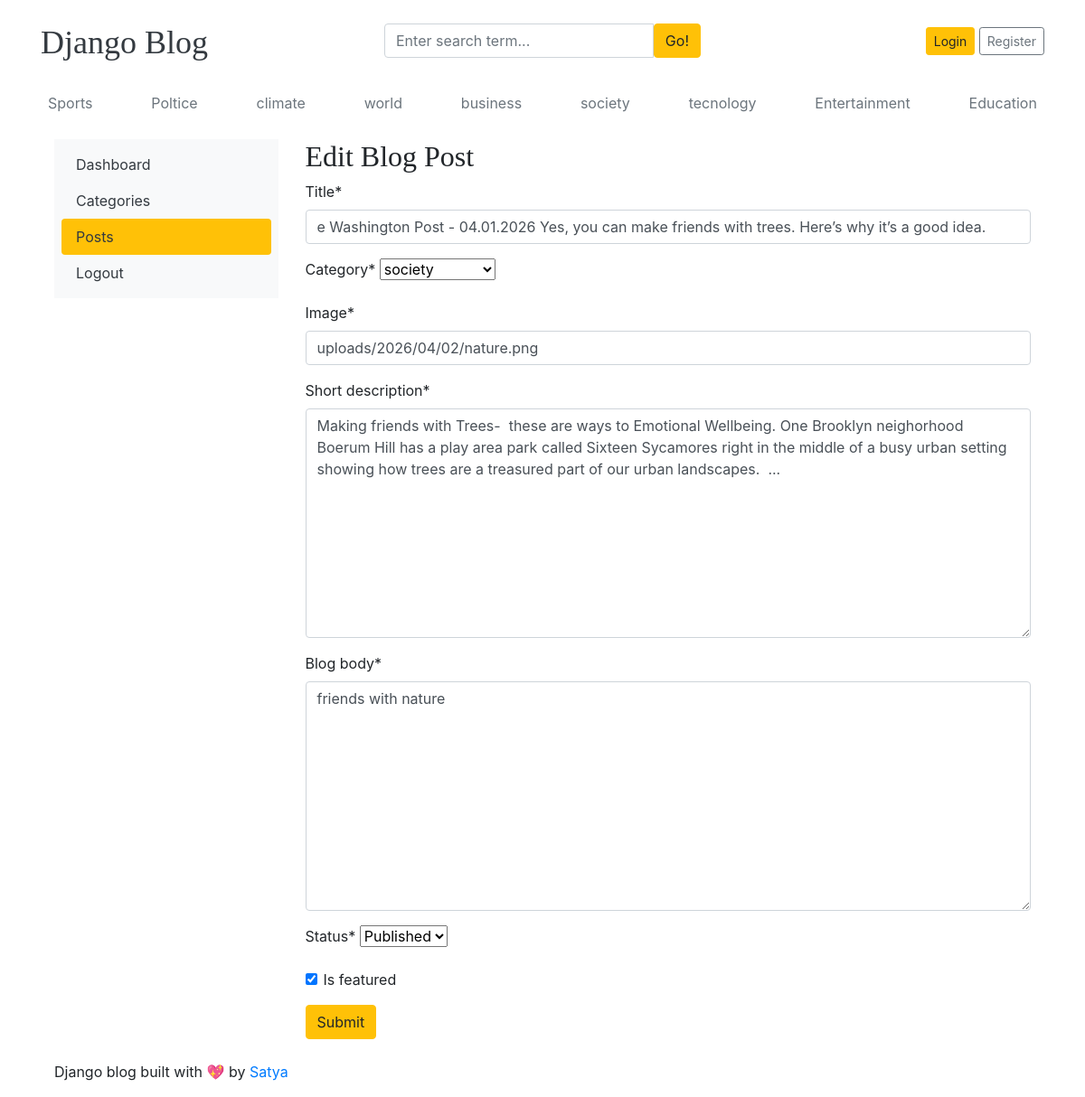
Page /dashboard/posts/edit/6/ on the committed database.
### blogs/models.py (models this page shows, shortened)
class Category(models.Model):
    category_name = models.CharField(max_length=50, unique=True)
    created_at = models.DateTimeField(auto_now_add=True)
    updated_at = models.DateTimeField(auto_now=True)
    class Meta:
        verbose_name_plural = 'categories'
    def __str__(self):
        return self.category_name

class Blog(models.Model):
    title = models.CharField(max_length=100)
    slug = models.SlugField(max_length=150, unique=True, blank=True)
    category = models.ForeignKey(Category, on_delete=models.CASCADE)
    author = models.ForeignKey(User, on_delete=models.CASCADE)
    featured_image = CloudinaryField('image')
    short_description = models.TextField(max_length=500)
    blog_body = models.TextField(max_length=2000)
    status = models.CharField(max_length=100, choices=STATUS_CHOICES, default="draft")
    is_featured = models.BooleanField(default=False)
    created_at = models.DateTimeField(auto_now_add=True)
    updated_at = models.DateTimeField(auto_now=True)

### dashboards/views.py (the view, shortened to what this page needs)
# urls.py: path('posts/edit/<int:pk>/', views.edit_post, name='edit_post'),
def edit_post(request,pk):
    post = get_object_or_404(Blog, pk=pk)
    form = BlogPostForm(instance=post)
    context={
        'form':form,
        'post':post,
    }
    return render(request,'dashboard/edit_post.html',context)

### dashboards/forms.py
class BlogPostForm(forms.ModelForm):
    class Meta:
        model = Blog
        fields =('title','category','featured_image','short_description','blog_body','status','is_featured')

### blogs/context_processors.py (called while the page is built)
def get_categories(request):
    categories = Category.objects.all()
    return dict(categories=categories)

def get_social_links(request):
    social_links = SocialLink.objects.all()
    return dict(social_links=social_links)

### templates/dashboard/edit_post.html (shortened to what this page needs)
{% extends "base.html" %}
{% block content%}
{% load crispy_forms_tags %}
<div class="row">
 {% include 'dashboard/sidebar.html'%}
     <div class="col-md-9">
        <h2>Edit Blog Post</h2>
        <form  action="{% url 'edit_post' post.id%}" method="POST" enctype="multipart/form-data" >
        {{form | crispy}}
        <button type="submit" class="btn btn-warning">Submit</button>
        </form>
        <br>
     </div>
{% endblock %}

### templates/base.html (shortened to what this page needs)
{% load static %}
<!DOCTYPE html>
<html lang="en">
<head>
    <link href="https://getbootstrap.com/docs/4.0/dist/css/bootstrap.min.css" rel="stylesheet">
    <link href="{% static 'css/blog.css' %}" rel="stylesheet">
    <link rel="stylesheet" href="https://cdnjs.cloudflare.com/ajax/libs/font-awesome/4.7.0/css/font-awesome.min.css">
  </head>
<body>
    <div class="container">
      <header class="blog-header py-3">
        <div class="row flex-nowrap justify-content-between align-items-center">
          <div class="col-4 pt-1">
            <a class="blog-header-logo text-dark" href="/">Django Blog</a>
          </div>
          <div class="col-4">
            <form action="{% url 'search' %}" method="GET">
              <div class="input-group">
                <input class="form-control" type="text" name="keyword" value="{{ keyword }}" placeholder="Enter search term..." aria-label="Enter search term..." aria-describedby="button-search" />
                <button type="submit" class="btn btn-warning" id="button-search" type="button">Go!</button>
            </div>
            </form>
          </div>
          <div class="col-4 d-flex justify-content-end align-items-center">
            {% if not user.is_authenticated %}
            <a class="btn btn-sm btn-warning" href="{% url 'login' %}">Login</a> &nbsp;
            <a class="btn btn-sm btn-outline-secondary" href="{% url 'register' %}">Register</a>
            {% else %}
            <span><a href="{% url 'dashboard' %}">Dashboard</a></span>
            &emsp;
            <span><a href="{% url 'logout' %}">Logout</a></span>
            {% endif %}
          </div>
        </div>
      </header>
      <div class="nav-scroller py-1 mb-2">
        <nav class="nav d-flex justify-content-between">
          {% for cat in categories %}
          <a class="p-2 text-muted" href="{% url 'posts_by_category' cat.id %}">{{ cat.category_name }}</a>
          {% endfor %}
        </nav>
      </div>
<div class="container mt-3">
    {% block content %}
    {% endblock %}
</div>
<footer class="blog-footer">
    <p>Django blog built with 💖 by <a href="#">Satya</a></p>
  </footer>
  </body>
  </html>

### static/css/blog.css (style rules this page uses)
.blog-header-logo { font-family: "Playfair Display", Georgia, "Times New Roman", serif; font-size: 2.25rem; }
h1, h2, h3, h4, h5, h6 { font-family: "Playfair Display", Georgia, "Times New Roman", serif; }

### rows in the picture
Category: category_name "Sports"
Category: category_name "Poltice"
Category: category_name "climate"
Category: category_name "world"
Category: category_name "business"
Category: category_name "society"
Category: category_name "tecnology"
Category: category_name "Entertainment"
Category: category_name "Education"
Blog: title "e Washington Post - 04.01.2026 Yes, you can make friends with trees. Here’s why it’s a good idea.", category "society", featured_image "uploads/2026/04/02/nature.png", short_description "Making friends with Trees- these are ways to Emotional Wellbeing. One Brooklyn neighorhood Boerum Hill has a play area park called Sixteen Sycamores right in the middle of a busy urban setting showing how trees are a treasured part of our urban landscapes. ...", blog_body "friends with nature", status "Published", is_featured "☑"
